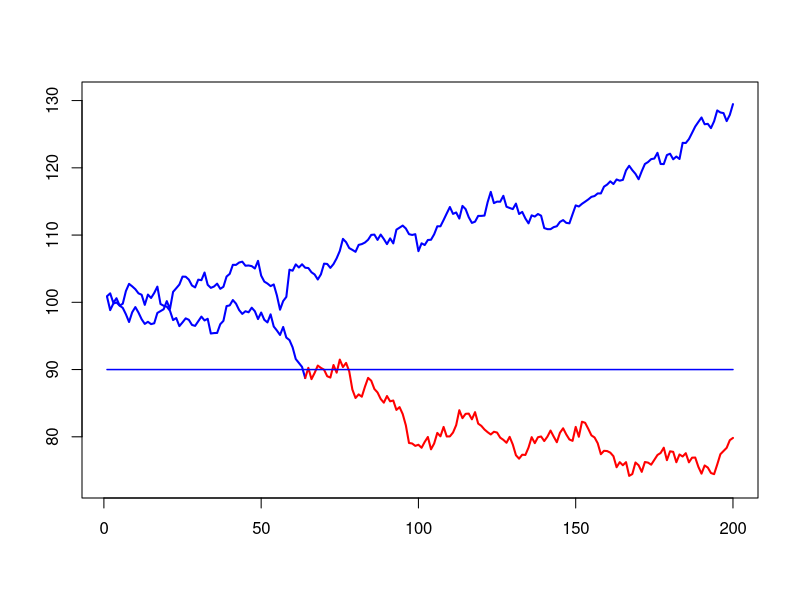

Write R code to recreate this figure.
# clear variables and close windows
rm(list = ls(all = TRUE))
graphics.off()

n = 200
# generate two price series until one is below 90
ind = 0
while (ind == 0) {
    a1  = rnorm(n, 0, 1)
    a2  = rnorm(n, 0, 1)
    a11 = cumsum(a1) + 100
    a22 = cumsum(a2) + 100
    if ((min(a22) < 90) && (min(a11) > 90)) {
        ind = 1
    }
}

# find first value for which the price goes below 90
redindex = which(a22 < 90)
index    = seq(1, n, 1)
indexr   = seq(1, redindex[1], 1)
indexrr  = seq(redindex[1], n, 1)

# plot the two price series and indicate where the barrier is hit
plot(index, a11, col = "blue", lwd = 2, type = "l", ylim = c(min(a22) - 1, max(max(a22), 
    max(a11)) + 1), xlab = "", ylab = "")
lines(indexr, a22[1:redindex[1]], col = "blue", lwd = 2)
lines(indexrr, a22[(redindex[1]):n], col = "red", lwd = 2)
lines(index, 90 * rep(1, n), col = "blue", lwd = 1.5) 
